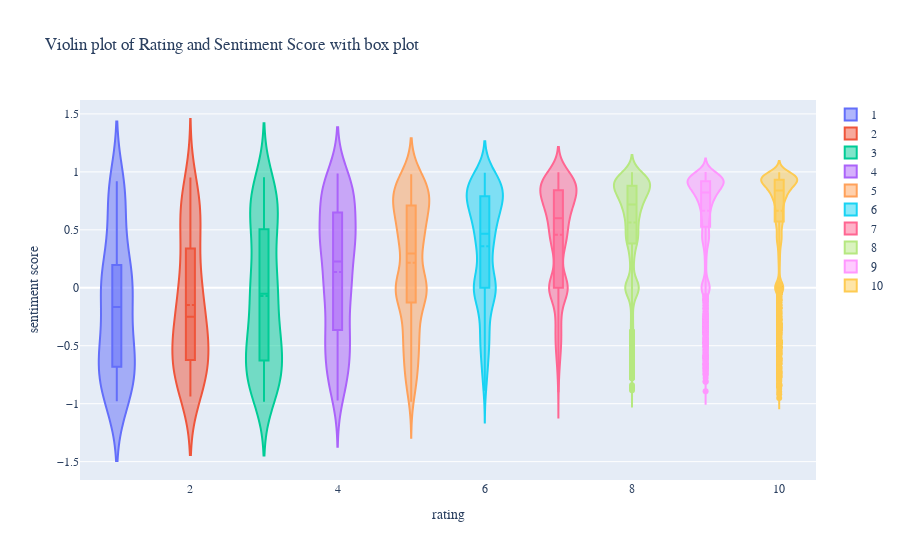

Notebook code for this chart:
### Markdown cell above
## Visualize Sentiment with Respect to Customer's Rating

### Code cell
import plotly.graph_objects as go

fig = go.Figure()

Ratings = [1,2,3,4,5,6,7,8,9,10]
round_rating = round(df_cols['rating'])
for rating in Ratings:
    fig.add_trace(go.Violin(x=round_rating[round_rating == rating],
                            y=df_cols['sentiment_score'][round_rating == rating],
                            name=rating,
                            box_visible=True,
                            meanline_visible=True))
fig.update_layout(
    title="Violin plot of Rating and Sentiment Score with box plot",
    xaxis_title="rating",
    yaxis_title="sentiment score",
    font=dict(
        family="Courier New, monospace",
        size=12,
        
    )
)
fig.show()

### Figure 1 — Plotly figure (JSON) as saved in the notebook; plotly's stock layout.template omitted (floating-point values rounded to 4 significant figures; data arrays with more than 128 entries replaced by an {"elided": "..."} marker saying what was removed)
{"data": [{"box": {"visible": true}, "meanline": {"visible": true}, "name": "1", "type": "violin", "x": [1, 1, 1, 1, 1, 1, 1, 1, 1, 1, 1, 1, 1, 1, 1, 1, 1, 1, 1, 1, 1, 1, 1, 1, 1, 1, 1, 1, 1, 1, 1, 1, 1, 1, 1, 1, 1, 1, 1, 1, 1, 1, 1, 1, 1, 1, 1, 1, 1, 1, 1, 1, 1, 1, 1, 1, 1, 1, 1, 1, 1, 1, 1, 1, 1, 1, 1, 1, 1, 1, 1, 1, 1, 1, 1, 1, 1, 1, 1, 1], "y": [0.817, 0.4404, -0.7506, -0.4767, -0.1531, -0.6808, -0.6808, -0.6808, -0.5423, -0.5423, -0.957, -0.4588, 0.807, 0.3612, 0.4019, -0.4084, 0, 0.3818, 0.1615, 0.1989, 0.3919, -0.8523, 0, -0.0258, -0.4767, -0.9349, 0.8484, -0.4215, -0.9231, 0.6369, -0.8777, 0.6908, -0.8689, 0.9202, -0.7506, -0.9733, -0.2023, -0.6124, 0.9201, -0.5267, -0.6178, -0.1779, 0.0258, 0.8344, 0.8742, 0, -0.9557, 0, -0.4867, 0, 0, -0.7089, 0.743, -0.5095, 0.128, -0.6908, -0.9717, -0.5423, 0.5994, 0, -0.6908, 0.8727, 0, -0.9312, 0.8735, -0.9794, -0.8446, -0.25, -0.7783, -0.3612, 0.2732, 0, 0.1779, -0.0742, 0, -0.1494, -0.8442, 0.1952, 0.128, -0.5719]}, {"box": {"visible": true}, "meanline": {"visible": true}, "name": "2", "type": "violin", "x": [2, 2, 2, 2, 2, 2, 2, 2, 2, 2, 2, 2, 2, 2, 2, 2, 2, 2, 2, 2, 2, 2, 2, 2, 2, 2, 2, 2, 2, 2, 2, 2, 2, 2, 2, 2, 2, 2, 2, 2, 2, 2, 2, 2, 2, 2, 2, 2, 2, 2, 2, 2, 2, 2, 2, 2, 2, 2, 2, 2, 2, 2, 2, 2, 2, 2, 2, 2, 2, 2, 2, 2], "y": [-0.7433, 0.8442, 0.6369, -0.2268, 0.7184, -0.4226, -0.4767, -0.4019, -0.2732, -0.0516, 0.5252, -0.9136, -0.7351, -0.8721, 0.7385, 0.6111, 0.7178, -0.4588, -0.4588, -0.8271, -0.1531, -0.1364, -0.4404, 0.0516, 0, 0, 0, 0, -0.6705, -0.4939, 0.1779, -0.5423, -0.2263, -0.7906, -0.8258, 0.3182, -0.7906, -0.6486, -0.4939, -0.128, 0.7717, 0, 0.3182, -0.9382, -0.802, -0.5372, -0.3774, -0.8854, 0.6249, 0, -0.3536, -0.8832, 0.7559, -0.3612, -0.4969, 0.3818, 0.5719, 0.4767, -0.6705, 0.9524, -0.743, -0.5994, 0.3612, 0.2263, -0.8104, 0.4404, -0.4404, 0.7636, -0.1779, 0.8481, -0.6555, -0.5574]}, {"box": {"visible": true}, "meanline": {"visible": true}, "name": "3", "type": "violin", "x": {"elided": "151 int values"}, "y": {"elided": "151 float values"}}, {"box": {"visible": true}, "meanline": {"visible": true}, "name": "4", "type": "violin", "x": {"elided": "246 int values"}, "y": {"elided": "246 float values"}}, {"box": {"visible": true}, "meanline": {"visible": true}, "name": "5", "type": "violin", "x": {"elided": "626 int values"}, "y": {"elided": "626 float values"}}, {"box": {"visible": true}, "meanline": {"visible": true}, "name": "6", "type": "violin", "x": {"elided": "778 int values"}, "y": {"elided": "778 float values"}}, {"box": {"visible": true}, "meanline": {"visible": true}, "name": "7", "type": "violin", "x": {"elided": "1529 int values"}, "y": {"elided": "1529 float values"}}, {"box": {"visible": true}, "meanline": {"visible": true}, "name": "8", "type": "violin", "x": {"elided": "3954 int values"}, "y": {"elided": "3954 float values"}}, {"box": {"visible": true}, "meanline": {"visible": true}, "name": "9", "type": "violin", "x": {"elided": "4102 int values"}, "y": {"elided": "4102 float values"}}, {"box": {"visible": true}, "meanline": {"visible": true}, "name": "10", "type": "violin", "x": {"elided": "7151 int values"}, "y": {"elided": "7151 float values"}}], "layout": {"font": {"family": "Courier New, monospace", "size": 12}, "title": {"text": "Violin plot of Rating and Sentiment Score with box plot"}, "xaxis": {"title": {"text": "rating"}}, "yaxis": {"title": {"text": "sentiment score"}}}}
